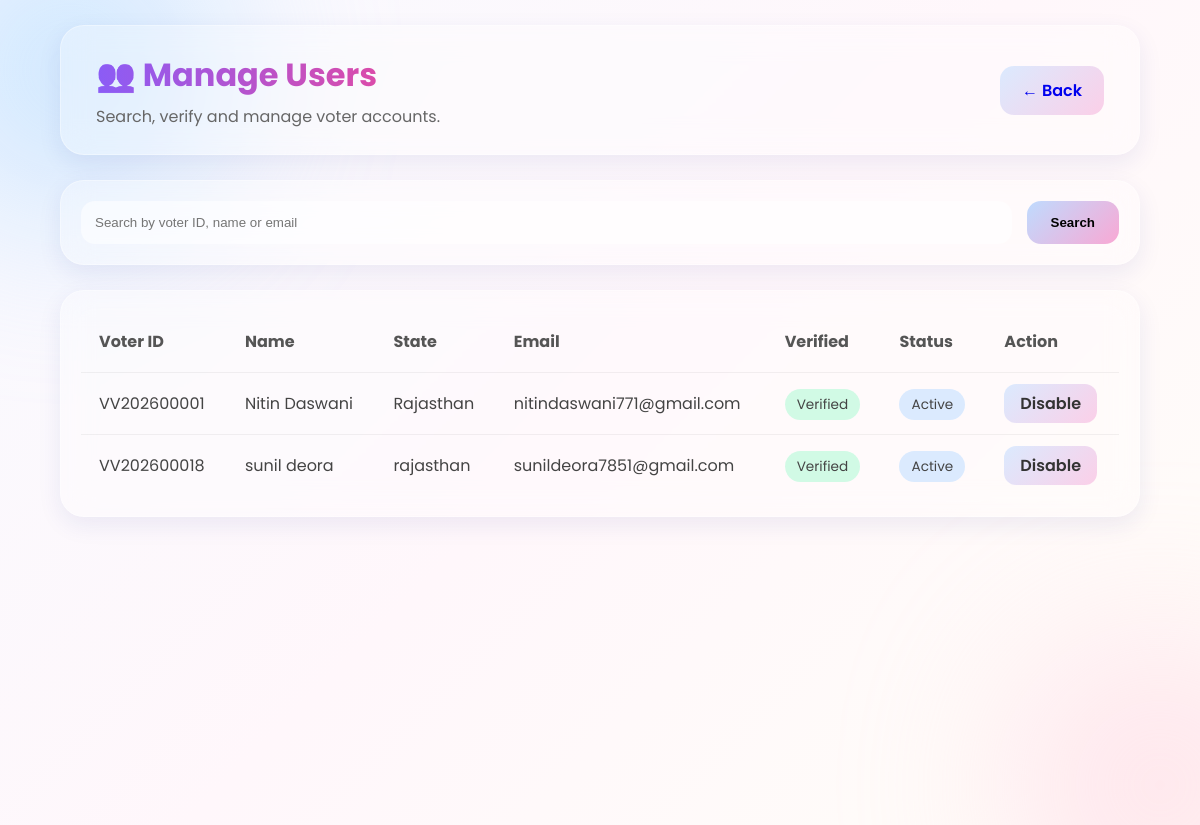
The app's page /adminpanel/users/ (signed in) with its own data.
### accounts/models.py (models this page shows, shortened)
class User(models.Model):
    voter_id = models.CharField(
        max_length=20,
        unique=True,
        blank=True
    )
    full_name = models.CharField(
        max_length=200
    )
    email = models.EmailField(
        unique=True
    )
    phone = models.CharField(
        max_length=15
    )
    profile_picture = models.ImageField(
        upload_to='profile_pictures/'
    )
    dob = models.DateField()
    address = models.TextField()
    city = models.CharField(
        max_length=100
    )
    state = models.CharField(
        max_length=100,
        choices=INDIAN_STATES
    )
    pincode = models.CharField(
        max_length=10
    )
    aadhaar_number = models.CharField(
        max_length=12,
        unique=True,
        validators=[
            RegexValidator(
                regex=r'^\d{12}$',
                message='Aadhaar number must contain exactly 12 digits.'
            )
        ]
    )
    is_verified = models.BooleanField(
        default=False
    )
    created_at = models.DateTimeField(
        auto_now_add=True
    )
    is_active = models.BooleanField(
        default=True
    )

### adminpanel/views.py (the view)
def manage_users(request):
    if (
        not request.user.is_authenticated
        or
        not request.user.is_superuser
    ):
        return redirect(
            "admin_login"
        )
    search = request.GET.get(
        "search",
        ""
    )
    users = User.objects.all()
    if search:
        users = users.filter(
            full_name__icontains=
            search
        )
    back_url = request.META.get('HTTP_REFERER', '/adminpanel/dashboard/')
    return render(
        request,
        "adminpanel/manage_users.html",
        {
            "users": users,
            "search": search,
            "back_url": back_url
        }
    )

### templates/adminpanel/manage_users.html (shortened to what this page needs)
{% load static %}
<!doctype html>
<html lang="en">
  <head>
    <link
      rel="stylesheet"
      href="{% static 'css/adminpanel/manage_users.css' %}"
    />
  </head>
  <body>
    <div class="blob blob1"></div>
    <div class="blob blob2"></div>
    <header class="admin-header glass">
      <div>
        <h1>👥 Manage Users</h1>
        <p>Search, verify and manage voter accounts.</p>
      </div>
      <a href="{{ back_url }}" class="back-btn">← Back</a>
    </header>
    <main class="container">
      <form method="get" class="search-form glass">
        <input
          type="text"
          name="search"
          value="{{ search }}"
          placeholder="Search by voter ID, name or email"
        />
        <button type="submit">Search</button>
      </form>
      <div class="table-wrapper glass">
        <table>
          <thead>
            <tr>
              <th>Voter ID</th>
              <th>Name</th>
              <th>State</th>
              <th>Email</th>
              <th>Verified</th>
              <th>Status</th>
              <th>Action</th>
            </tr>
          </thead>
          <tbody>
            {% for user in users %}
            <tr>
              <td>{{ user.voter_id }}</td>
              <td>{{ user.full_name }}</td>
              <td>{{ user.state }}</td>
              <td>{{ user.email }}</td>
              <td>
                {% if user.is_verified %}
                <span class="badge verified"> Verified </span>
                {% else %}
                <span class="badge unverified"> Unverified </span>
                {% endif %}
              </td>
              <td>
                {% if user.is_active %}
                <span class="badge active"> Active </span>
                {% else %}
                <span class="badge disabled"> Disabled </span>
                {% endif %}
              </td>
              <td>
                <a
                  href="{% url 'toggle_user_status' user.id %}"
                  class="action-btn"
                >
                  {% if user.is_active %} Disable {% else %} Enable {% endif %}
                </a>
              </td>
            </tr>
            {% endfor %}
          </tbody>
        </table>
      </div>
    </main>
  </body>
</html>

### static/css/adminpanel/manage_users.css (style rules this page uses)
* { margin: 0; padding: 0; box-sizing: border-box; }
body { font-family: 'Poppins', sans-serif; min-height: 100vh; background: linear-gradient(135deg, #f8faff 0%, #fff7fb 50%, #fffdf8 100%); overflow-x: hidden; color: #444; position: relative; }
.blob { position: fixed; border-radius: 50%; filter: blur(90px); opacity: 0.5; z-index: -1; }
.blob1 { width: 300px; height: 300px; background: #A2D2FF; top: -80px; left: -80px; }
.blob2 { width: 280px; height: 280px; background: #FFC8DD; bottom: -100px; right: -100px; }
.glass { background: rgba(255, 255, 255, 0.28); backdrop-filter: blur(15px); -webkit-backdrop-filter: blur(15px); border: 1px solid rgba(255, 255, 255, 0.35); border-radius: 24px; box-shadow: 0 8px 24px rgba(31, 38, 135, 0.08); }
.admin-header { width: 90%; max-width: 1400px; margin: 25px auto; padding: 25px 35px; display: flex; justify-content: space-between; align-items: center; }
.admin-header h1 { background: linear-gradient(90deg, #8B5CF6, #EC4899); -webkit-background-clip: text; -webkit-text-fill-color: transparent; }
.admin-header p { color: #666; margin-top: 5px; }
.back-btn { text-decoration: none; border: none; padding: 12px 22px; border-radius: 14px; cursor: pointer; background: linear-gradient(135deg, #DBEAFE, #FBCFE8); font-weight: 600; }
.container { width: 90%; max-width: 1400px; margin: auto; padding-bottom: 50px; }
.search-form { display: flex; gap: 15px; padding: 20px; margin-bottom: 25px; }
.search-form input { flex: 1; padding: 14px; border: none; outline: none; border-radius: 14px; background: rgba(255, 255, 255, 0.55); }
.search-form button { border: none; padding: 14px 24px; border-radius: 14px; cursor: pointer; font-weight: 600; background: linear-gradient(135deg, #BFDBFE, #F9A8D4); }
.table-wrapper { overflow-x: auto; padding: 20px; }
table { width: 100%; border-collapse: collapse; }
th { padding: 18px; text-align: left; color: #555; }
td { padding: 18px; border-top: 1px solid rgba(0, 0, 0, 0.05); }
.badge { padding: 6px 12px; border-radius: 50px; font-size: 0.85rem; }
.verified { background: #d1fae5; }
.active { background: #dbeafe; }
.action-btn { text-decoration: none; padding: 8px 16px; border-radius: 12px; background: linear-gradient(135deg, #DBEAFE, #FBCFE8); color: #333; font-weight: 600; }

### records on screen
User: voter_id "VV202600001", full_name "Nitin Daswani", state "Rajasthan", email "nitindaswani771@gmail.com", is_verified "Verified", is_active "Active"
User: voter_id "VV202600018", full_name "sunil deora", state "rajasthan", email "sunildeora7851@gmail.com", is_verified "Verified", is_active "Active"
